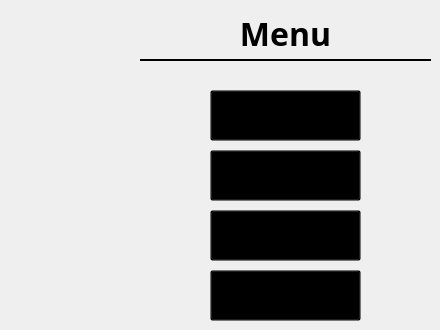
                <widget class="QWidget" name="pgeMenu">
                    <widget class="QLabel" name="lblMenu">
                        <property name="geometry">
                            <rect>
                                <x>140</x>
                                <y>0</y>
                                <width>291</width>
                                <height>61</height>
                            </rect>
                        </property>
                        <property name="font">
                            <font>
                                <family>Roman</family>
                                <pointsize>24</pointsize>
                                <weight>75</weight>
                                <italic>false</italic>
                                <bold>true</bold>
                                <underline>false</underline>
                                <strikeout>false</strikeout>
                            </font>
                        </property>
                        <property name="styleSheet">
                            <string notr="true">background: none;
                                color: rgb(0, 0, 0);
                                border: 2px solid;
                                border-color: transparent;
                                border-bottom-color: rgb(0, 0, 0);
                            </string>
                        </property>
                        <property name="text">
                            <string>Menu</string>
                        </property>
                        <property name="alignment">
                            <set>Qt::AlignHCenter|Qt::AlignTop</set>
                        </property>
                        <property name="wordWrap">
                            <bool>true</bool>
                        </property>
                    </widget>
                    <widget class="QPushButton" name="btnPlayNow">
                        <property name="geometry">
                            <rect>
                                <x>210</x>
                                <y>90</y>
                                <width>151</width>
                                <height>51</height>
                            </rect>
                        </property>
                        <property name="font">
                            <font>
                                <family>Roman</family>
                                <pointsize>18</pointsize>
                                <weight>75</weight>
                                <bold>true</bold>
                            </font>
                        </property>
                        <property name="styleSheet">
                            <string notr="true">QPushButton{
                                background: transparent;
                                }
                                QPushButton:hover:!pressed{
                                border: 2px solid;
                                border-color: transparent;
                                border-bottom-color: rgb(0, 0, 0);
                                }
                                QPushButton:hover:pressed{
                                border: 3px solid;
                                border-color: transparent;
                                border-bottom-color: rgb(0, 0, 0);
                                }
                            </string>
                        </property>
                        <property name="text">
                            <string>PLAY NOW</string>
                        </property>
                        <property name="iconSize">
                            <size>
                                <width>100</width>
                                <height>90</height>
                            </size>
                        </property>
                    </widget>
                    <widget class="QPushButton" name="btnNewUser">
                        <property name="geometry">
                            <rect>
                                <x>210</x>
                                <y>150</y>
                                <width>151</width>
                                <height>51</height>
                            </rect>
                        </property>
                        <property name="font">
                            <font>
                                <family>Roman</family>
                                <pointsize>18</pointsize>
                                <weight>75</weight>
                                <bold>true</bold>
                            </font>
                        </property>
                        <property name="styleSheet">
                            <string notr="true">QPushButton{
                                background: transparent;
                                }
                                QPushButton:hover:!pressed{
                                border: 2px solid;
                                border-color: transparent;
                                border-bottom-color: rgb(0, 0, 0);
                                }
                                QPushButton:hover:pressed{
                                border: 3px solid;
                                border-color: transparent;
                                border-bottom-color: rgb(0, 0, 0);
                                }
                            </string>
                        </property>
                        <property name="text">
                            <string>NEW USER</string>
                        </property>
                        <property name="iconSize">
                            <size>
                                <width>100</width>
                                <height>90</height>
                            </size>
                        </property>
                    </widget>
                    <widget class="QPushButton" name="btnSettings">
                        <property name="geometry">
                            <rect>
                                <x>210</x>
                                <y>210</y>
                                <width>151</width>
                                <height>51</height>
                            </rect>
                        </property>
                        <property name="font">
                            <font>
                                <family>Roman</family>
                                <pointsize>18</pointsize>
                                <weight>75</weight>
                                <bold>true</bold>
                            </font>
                        </property>
                        <property name="styleSheet">
                            <string notr="true">QPushButton{
                                background: transparent;
                                }
                                QPushButton:hover:!pressed{
                                border: 2px solid;
                                border-color: transparent;
                                border-bottom-color: rgb(0, 0, 0);
                                }
                                QPushButton:hover:pressed{
                                border: 3px solid;
                                border-color: transparent;
                                border-bottom-color: rgb(0, 0, 0);
                                }
                            </string>
                        </property>
                        <property name="text">
                            <string>SETTINGS</string>
                        </property>
                        <property name="iconSize">
                            <size>
                                <width>100</width>
                                <height>90</height>
                            </size>
                        </property>
                    </widget>
                    <widget class="QPushButton" name="btnQuit">
                        <property name="geometry">
                            <rect>
                                <x>210</x>
                                <y>270</y>
                                <width>151</width>
                                <height>51</height>
                            </rect>
                        </property>
                        <property name="font">
                            <font>
                                <family>Roman</family>
                                <pointsize>18</pointsize>
                                <weight>75</weight>
                                <bold>true</bold>
                            </font>
                        </property>
                        <property name="styleSheet">
                            <string notr="true">QPushButton{
                                background: transparent;
                                }
                                QPushButton:hover:!pressed{
                                border: 2px solid;
                                border-color: transparent;
                                border-bottom-color: rgb(0, 0, 0);
                                }
                                QPushButton:hover:pressed{
                                border: 3px solid;
                                border-color: transparent;
                                border-bottom-color: rgb(0, 0, 0);
                                }
                            </string>
                        </property>
                        <property name="text">
                            <string>QUIT</string>
                        </property>
                        <property name="iconSize">
                            <size>
                                <width>100</width>
                                <height>90</height>
                            </size>
                        </property>
                    </widget>
                </widget>
